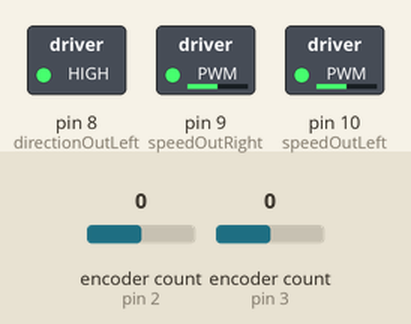
The sketch below on a simulated Arduino Uno, built with avr-gcc and run on an emulated ATmega328P. Shown: switched loads named in the sketch (green lamp = pin HIGH). The test bench sets the inputs (shaded band); at power-on: encoder count (sensors on pin 2, pin 3) 0. Pins used as bus, display or sensor lines are not drawn; what the sketch prints to the serial monitor is not drawn.

Above: at 1.2 s.
1.3 s: encoder count (sensor on pin 2) set to 1
At 23.5 s:
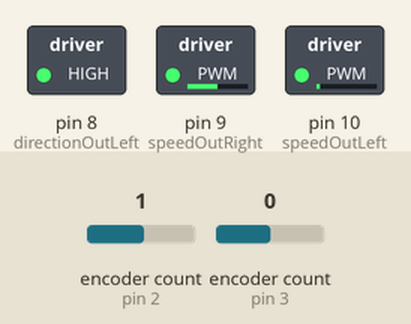
Timing chart, 0 to 23.4 s (numbered marks = the images above; inputs shaded):
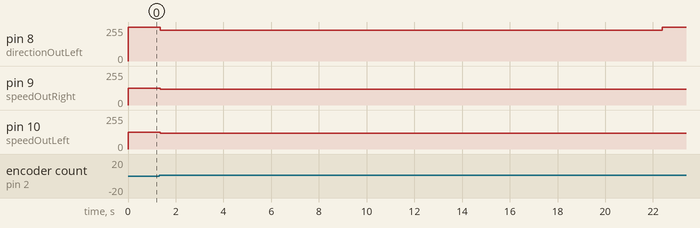

Measured:
- after the input at 1.3 s, pin 8 (directionOutLeft): 255/255 → 229/255 at once, → 255/255 21.0 s later; pin 9 (speedOutRight): 127/255 → 119/255 at once; pin 10 (speedOutLeft): 127/255 → 120/255 at once

The sketch:

moveForward.ino
```cpp
#include <Encoder.h>
Encoder motorRight(3,5);
Encoder motorLeft(2,6);
const int directionOutRight = 7;
const int directionOutLeft = 8;
const int speedOutRight = 9;
const int speedOutLeft = 10;
const int powerPin = 4;
//PID Controller Values
const double kP = 12.049; //Kp in units of V/deg
const double kI = 12.385; //Ki in units of V*s/deg
const double kD = 4.7196; //Kd in units of V/(deg*s)
long newTime;
double integral;
void setup() {
  Serial.begin(250000);
  Serial.println("Ready");
  pinMode(directionOutRight, OUTPUT);
  pinMode(directionOutLeft, OUTPUT);
  pinMode(speedOutRight, OUTPUT);
  pinMode(speedOutLeft, OUTPUT);
  pinMode(powerPin, OUTPUT);
  newTime = micros();
  integral = 0.0;
}
long positionLeft = 0;
long positionRight = 0;
//1910 for one foot
long oneFootCounts = 1975;
long deltaT;
double oldError = 0.0;
long numFeet = 7;
void loop() {
  moveMotorForward(numFeet);
  numFeet = 0;
}

void moveMotorForward(long numFeet){
  //loop to run motor
  long countChange;
  countChange = numFeet*oneFootCounts;
  while (countChange != 0){
    analogWrite(speedOutRight, 127); //default to 50% duty cycle
    analogWrite(speedOutLeft, 127);
    if (countChange > 0){ //set proper direction
      digitalWrite(directionOutRight, HIGH);
      digitalWrite(directionOutLeft, HIGH);
    }
    else{
      digitalWrite(directionOutRight, LOW);
      digitalWrite(directionOutLeft, LOW);
    }
    digitalWrite(powerPin, HIGH); //give power to the motors
    long newPosRight = motorRight.read();
    long newPosLeft = motorLeft.read();
    if (newPosLeft != positionLeft || newPosRight != positionRight)
    {
      //Serial.println(newPos);
      newTime = micros();
      double error = (double)(newPosLeft - positionLeft)*3.14/1600; //calculated error value from position counts for PID controller
      double deriv;
      if (deltaT > 0){
        deriv = (error - oldError)*1000000.0/deltaT; //derivative value to be multiplied by Kd in PID controller
        oldError = error;
      }
      else{
        deriv = 0;
      }
      integral = integral + deltaT/1000000.0*error; //integral value to be multiplied by Ki in PID controller
      int u = kP*error + kI*integral + kD*deriv; //PID controlled velocity
      if (u > 0){
        digitalWrite(directionOutRight, HIGH); //change the direction if the velocity is negative or positive depending on which direction
        digitalWrite(directionOutLeft, HIGH);
      }
      else{
        digitalWrite(directionOutRight, LOW);
        digitalWrite(directionOutLeft, LOW);
      }
      u = abs(u);
      analogWrite(speedOutRight, u);
      analogWrite(speedOutLeft, u); //set new duty cycle as PID controlled value

      deltaT = micros() - newTime;
      newTime = micros();
      //testing block
      if (newPosLeft == (positionLeft + countChange) || newPosRight == (positionRight + countChange)){ //stop condition
        //Serial.println(newPos);
        if (countChange > 0){
          digitalWrite(directionOutRight, LOW);
          digitalWrite(directionOutLeft, LOW);
        }
        else{
          digitalWrite(directionOutRight, HIGH);
          digitalWrite(directionOutLeft, HIGH);
        }
        countChange = 0;
        delay(100);
        digitalWrite(powerPin, LOW);
        positionLeft = newPosLeft;
        positionRight = newPosRight;
      }
    }
  }
}
```
